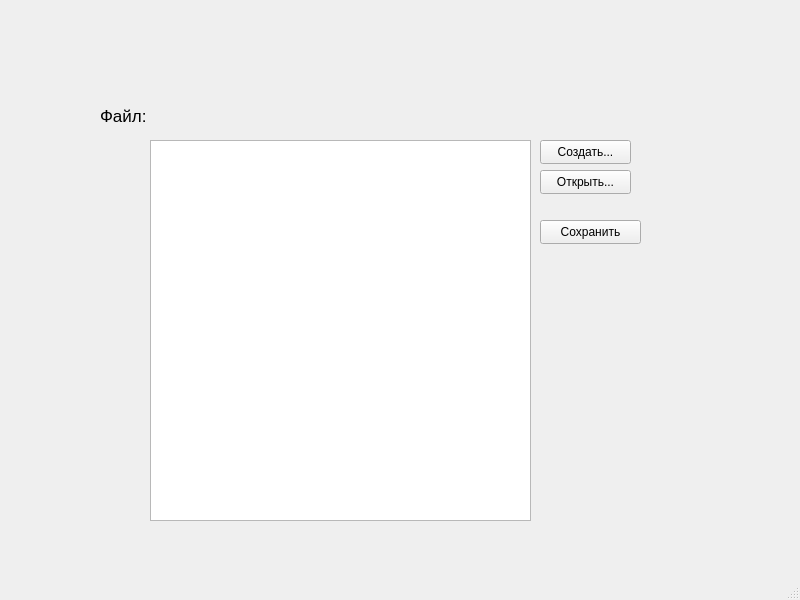
<?xml version="1.0" encoding="UTF-8"?>
<ui version="4.0">
 <class>MainWindow</class>
 <widget class="QMainWindow" name="MainWindow">
  <property name="geometry">
   <rect>
    <x>0</x>
    <y>0</y>
    <width>800</width>
    <height>600</height>
   </rect>
  </property>
  <property name="windowTitle">
   <string>MainWindow</string>
  </property>
  <widget class="QWidget" name="centralwidget">
   <widget class="QPushButton" name="open_btn">
    <property name="geometry">
     <rect>
      <x>540</x>
      <y>170</y>
      <width>91</width>
      <height>24</height>
     </rect>
    </property>
    <property name="text">
     <string>Открыть...</string>
    </property>
   </widget>
   <widget class="QPushButton" name="create_btn">
    <property name="geometry">
     <rect>
      <x>540</x>
      <y>140</y>
      <width>91</width>
      <height>24</height>
     </rect>
    </property>
    <property name="text">
     <string>Создать...</string>
    </property>
   </widget>
   <widget class="QPushButton" name="save_btn">
    <property name="geometry">
     <rect>
      <x>540</x>
      <y>220</y>
      <width>101</width>
      <height>24</height>
     </rect>
    </property>
    <property name="text">
     <string>Сохранить</string>
    </property>
   </widget>
   <widget class="QPlainTextEdit" name="plain_panel">
    <property name="geometry">
     <rect>
      <x>150</x>
      <y>140</y>
      <width>381</width>
      <height>381</height>
     </rect>
    </property>
   </widget>
   <widget class="QLabel" name="path_label">
    <property name="geometry">
     <rect>
      <x>160</x>
      <y>100</y>
      <width>371</width>
      <height>31</height>
     </rect>
    </property>
    <property name="font">
     <font>
      <pointsize>11</pointsize>
     </font>
    </property>
    <property name="text">
     <string/>
    </property>
   </widget>
   <widget class="QLabel" name="label">
    <property name="geometry">
     <rect>
      <x>100</x>
      <y>100</y>
      <width>81</width>
      <height>31</height>
     </rect>
    </property>
    <property name="font">
     <font>
      <pointsize>13</pointsize>
     </font>
    </property>
    <property name="text">
     <string>Файл:</string>
    </property>
   </widget>
  </widget>
  <widget class="QStatusBar" name="statusbar"/>
 </widget>
 <resources/>
 <connections/>
</ui>
